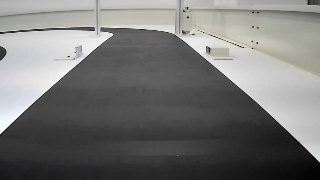
#> input picture sungb_workspace/CNN_Model/dataset/resize/frame_000024_flip.jpg, 320 x 180 px, given in place of drive_data.mp4, which was not available
$ python dataset_gen.py
#> lines starting #> are read from the running program, lines starting #| are printed output that depends on the picture; pictures that were not available may be replaced by others from this repository, and a replacement may not be noted
import cv2
import numpy as np
import math
import os
import csv

# ==========================================
# [설정 구역]
VIDEO_PATH = "drive_data.mp4"  # 파일명 확인하세요!
SAVE_FOLDER = "dataset"
STRIDE = 1                           # 1이면 모든 프레임 저장 (데이터 최대화)
CUTOFF_SECONDS = 54                  # ★ 54초까지만 쓰고 자르기!
# ==========================================

def process_video():
    cap = cv2.VideoCapture(VIDEO_PATH)
    if not cap.isOpened():
        print(f"에러: {VIDEO_PATH} 파일을 찾을 수 없습니다.")
        return

    # 동영상의 초당 프레임 수(FPS) 가져오기
    fps = cap.get(cv2.CAP_PROP_FPS)
    # 54초가 몇 번째 프레임인지 계산 (예: 30fps * 54초 = 1620프레임)
    max_frame_index = int(fps * CUTOFF_SECONDS)

    print(f"영상 정보: FPS={fps:.2f}, 컷오프 시간={CUTOFF_SECONDS}초 (약 {max_frame_index} 프레임)")

    img_save_path = os.path.join(SAVE_FOLDER, "resize")
    os.makedirs(img_save_path, exist_ok=True)

    csv_path = os.path.join(SAVE_FOLDER, "labels.csv")

    # 파일 열기 ('w'모드: 기존 내용 지우고 새로 씀)
    f = open(csv_path, 'w', newline='')
    wr = csv.writer(f)
    wr.writerow(["filename", "steering"])

    print(f"작업 시작... 초 지점에서 자동으로 멈춥니다)")
    saved_count = 0
    frame_count = 0

    while True:
        ret, frame = cap.read()
#> frame is the input picture: shape (180, 320, 3); mean B, G, R 116.3, 117.9, 117.8
        if not ret:
            break

        # ★ 54초(계산된 프레임 수)를 넘어가면 반복문 종료!
        if frame_count > max_frame_index:
            print(f"{CUTOFF_SECONDS}초에 도달하여 작업을 종료합니다.")
            break

        if frame_count % STRIDE == 0:
            # 1. 전처리 (리사이즈 -> 흑백 -> 하단 자르기 -> 차선 검출)
            frame_resize = cv2.resize(frame, (320, 180))
            gray = cv2.cvtColor(frame_resize, cv2.COLOR_BGR2GRAY)
            height, width = frame_resize.shape[:2]
#> height = 180; width = 320
            roi_height = height // 10
#> roi_height = 18
            roi_y = height - roi_height
#> roi_y = 162

            line_row = gray[roi_y:roi_y + 1, :]
            _, thresholded = cv2.threshold(line_row, 100, 255, cv2.THRESH_BINARY_INV)
            nonzero_x = np.nonzero(thresholded)[1]
#> nonzero_x = 320 values from 0 to 319

            if len(nonzero_x) > 0:
                left_x = nonzero_x[0]
#> left_x = 0
                right_x = nonzero_x[-1]
#> right_x = 319
                center_x = (left_x + right_x) // 2
#> center_x = 159

                # 2. 각도 계산
                angle = (math.degrees(math.atan(((320.0 - 2 * center_x) * 0.65) / 280))) * 3
#> angle = 0.798
                # 각도 계산 후 저장 # (320 - 2*center_x) : 중심으로부터 얼마나 치우쳤는지 계산 atan으로 각도 변환 후 보정 계수 0.65, 3배 확대
                angle_deg = int(90 - angle)
#> angle_deg = 89
                angle_deg = max(45, min(135, angle_deg)) # 범위 제한

                # --- [저장 1: 원본] ---
                fname_org = f"frame_{frame_count:06d}_org.jpg"
                cv2.imwrite(os.path.join(img_save_path, fname_org), frame_resize)
                wr.writerow([fname_org, angle_deg])
                saved_count += 1

                # --- [저장 2: 좌우 반전 (데이터 2배 뻥튀기)] ---
                frame_flip = cv2.flip(frame_resize, 1)
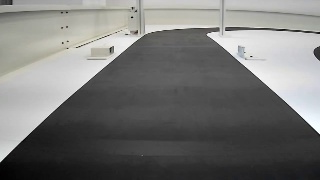
#> frame_flip: shape (180, 320, 3); mean B, G, R 116.3, 117.9, 117.8
                angle_flip = 180 - angle_deg
#> angle_flip = 91

                fname_flip = f"frame_{frame_count:06d}_flip.jpg"
                cv2.imwrite(os.path.join(img_save_path, fname_flip), frame_flip)
                wr.writerow([fname_flip, angle_flip])
                saved_count += 1

        frame_count += 1

    cap.release()
    f.close()
    print(f"✅ 완료! 총 {saved_count}장의 데이터가 생성되었습니다.")

if __name__ == '__main__':
    process_video()

$ run again, on sungb_workspace/CNN_Model/dataset/resize/frame_000086_flip.jpg
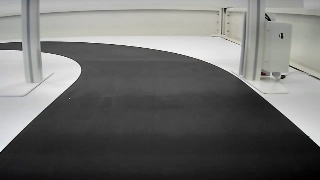
#> input picture sungb_workspace/CNN_Model/dataset/resize/frame_000086_flip.jpg, 320 x 180 px, given in place of drive_data.mp4, which was not available
#> in process_video, frame is the input picture: shape (180, 320, 3); mean B, G, R 109.4, 111.2, 110.9
#> nonzero_x = 320 values from 0 to 319
#> left_x = 0
#> right_x = 319
#> center_x = 159
#> angle = 0.798
#> angle_deg = 89
#> in process_video, `frame_flip = cv2.flip(frame_resize, 1)`:
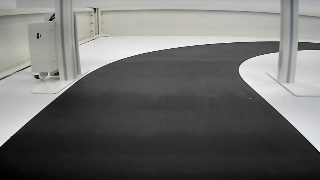
#> frame_flip: shape (180, 320, 3); mean B, G, R 109.4, 111.2, 110.9
#> angle_flip = 91

$ run again, on sungb_workspace/CNN_Model/dataset/resize/frame_000092_flip.jpg
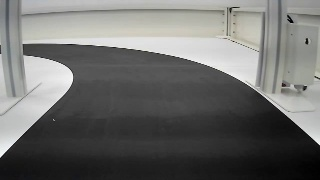
#> input picture sungb_workspace/CNN_Model/dataset/resize/frame_000092_flip.jpg, 320 x 180 px, given in place of drive_data.mp4, which was not available
#> in process_video, frame is the input picture: shape (180, 320, 3); mean B, G, R 107.1, 108.9, 108.6
#> nonzero_x = 320 values from 0 to 319
#> left_x = 0
#> right_x = 319
#> center_x = 159
#> angle = 0.798
#> angle_deg = 89
#> in process_video, `frame_flip = cv2.flip(frame_resize, 1)`:
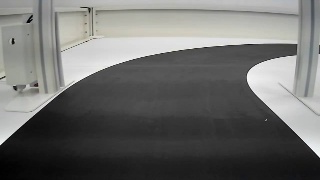
#> frame_flip: shape (180, 320, 3); mean B, G, R 107.1, 108.9, 108.6
#> angle_flip = 91
